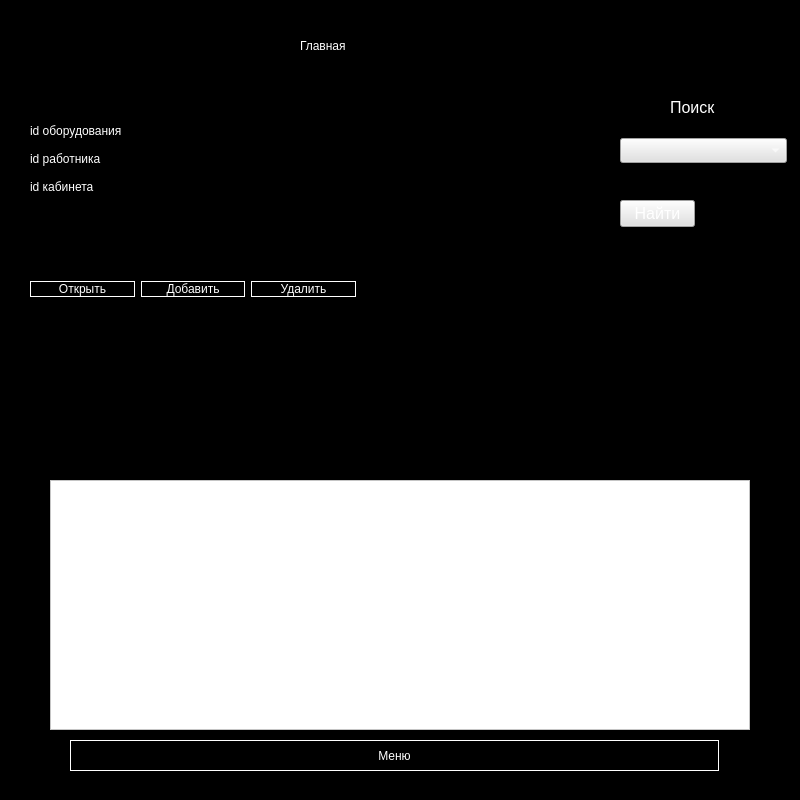
<?xml version="1.0" encoding="UTF-8"?>
<ui version="4.0">
 <class>Form</class>
 <widget class="QWidget" name="Form">
  <property name="geometry">
   <rect>
    <x>0</x>
    <y>0</y>
    <width>800</width>
    <height>800</height>
   </rect>
  </property>
  <property name="windowTitle">
   <string>Form</string>
  </property>
  <property name="styleSheet">
   <string notr="true">background-color: rgb(0, 0, 0);
color: rgb(255, 255, 255);</string>
  </property>
  <widget class="QLabel" name="label_3">
   <property name="geometry">
    <rect>
     <x>300</x>
     <y>10</y>
     <width>211</width>
     <height>71</height>
    </rect>
   </property>
   <property name="toolTip">
    <string>&lt;html&gt;&lt;head/&gt;&lt;body&gt;&lt;p align=&quot;center&quot;&gt;&lt;span style=&quot; font-size:22pt;&quot;&gt;Логин&lt;/span&gt;&lt;/p&gt;&lt;/body&gt;&lt;/html&gt;</string>
   </property>
   <property name="whatsThis">
    <string>&lt;html&gt;&lt;head/&gt;&lt;body&gt;&lt;p&gt;Логин&lt;/p&gt;&lt;/body&gt;&lt;/html&gt;</string>
   </property>
   <property name="styleSheet">
    <string notr="true">font: 40pt &quot;Arial&quot;;</string>
   </property>
   <property name="text">
    <string>Главная</string>
   </property>
   <property name="textFormat">
    <enum>Qt::AutoText</enum>
   </property>
  </widget>
  <widget class="QWidget" name="formLayoutWidget">
   <property name="geometry">
    <rect>
     <x>30</x>
     <y>120</y>
     <width>571</width>
     <height>141</height>
    </rect>
   </property>
   <layout class="QFormLayout" name="formLayout">
    <item row="0" column="0">
     <widget class="QLabel" name="label">
      <property name="toolTip">
       <string>&lt;html&gt;&lt;head/&gt;&lt;body&gt;&lt;p align=&quot;center&quot;&gt;&lt;span style=&quot; font-size:22pt;&quot;&gt;Логин&lt;/span&gt;&lt;/p&gt;&lt;/body&gt;&lt;/html&gt;</string>
      </property>
      <property name="whatsThis">
       <string>&lt;html&gt;&lt;head/&gt;&lt;body&gt;&lt;p&gt;Логин&lt;/p&gt;&lt;/body&gt;&lt;/html&gt;</string>
      </property>
      <property name="styleSheet">
       <string notr="true">font: 22pt &quot;Arial&quot;;</string>
      </property>
      <property name="text">
       <string>id оборудования</string>
      </property>
      <property name="textFormat">
       <enum>Qt::AutoText</enum>
      </property>
     </widget>
    </item>
    <item row="0" column="1">
     <widget class="QLineEdit" name="wrt1">
      <property name="styleSheet">
       <string notr="true">font: 20pt &quot;MS Shell Dlg 2&quot;;</string>
      </property>
     </widget>
    </item>
    <item row="1" column="0">
     <widget class="QLabel" name="label_2">
      <property name="toolTip">
       <string>&lt;html&gt;&lt;head/&gt;&lt;body&gt;&lt;p align=&quot;center&quot;&gt;&lt;span style=&quot; font-size:22pt;&quot;&gt;Логин&lt;/span&gt;&lt;/p&gt;&lt;/body&gt;&lt;/html&gt;</string>
      </property>
      <property name="whatsThis">
       <string>&lt;html&gt;&lt;head/&gt;&lt;body&gt;&lt;p&gt;Логин&lt;/p&gt;&lt;/body&gt;&lt;/html&gt;</string>
      </property>
      <property name="styleSheet">
       <string notr="true">font: 22pt &quot;Arial&quot;;</string>
      </property>
      <property name="text">
       <string>id работника</string>
      </property>
      <property name="textFormat">
       <enum>Qt::AutoText</enum>
      </property>
     </widget>
    </item>
    <item row="1" column="1">
     <widget class="QLineEdit" name="wrt2">
      <property name="styleSheet">
       <string notr="true">font: 20pt &quot;MS Shell Dlg 2&quot;;</string>
      </property>
     </widget>
    </item>
    <item row="2" column="0">
     <widget class="QLabel" name="label_4">
      <property name="toolTip">
       <string>&lt;html&gt;&lt;head/&gt;&lt;body&gt;&lt;p align=&quot;center&quot;&gt;&lt;span style=&quot; font-size:22pt;&quot;&gt;Логин&lt;/span&gt;&lt;/p&gt;&lt;/body&gt;&lt;/html&gt;</string>
      </property>
      <property name="whatsThis">
       <string>&lt;html&gt;&lt;head/&gt;&lt;body&gt;&lt;p&gt;Логин&lt;/p&gt;&lt;/body&gt;&lt;/html&gt;</string>
      </property>
      <property name="styleSheet">
       <string notr="true">font: 22pt &quot;Arial&quot;;</string>
      </property>
      <property name="text">
       <string>id кабинета</string>
      </property>
      <property name="textFormat">
       <enum>Qt::AutoText</enum>
      </property>
     </widget>
    </item>
    <item row="2" column="1">
     <widget class="QLineEdit" name="wrt3">
      <property name="styleSheet">
       <string notr="true">font: 20pt &quot;MS Shell Dlg 2&quot;;</string>
      </property>
     </widget>
    </item>
   </layout>
  </widget>
  <widget class="QLabel" name="label_9">
   <property name="geometry">
    <rect>
     <x>670</x>
     <y>98</y>
     <width>51</width>
     <height>19</height>
    </rect>
   </property>
   <property name="sizePolicy">
    <sizepolicy hsizetype="Preferred" vsizetype="Preferred">
     <horstretch>3</horstretch>
     <verstretch>2</verstretch>
    </sizepolicy>
   </property>
   <property name="font">
    <font>
     <pointsize>12</pointsize>
    </font>
   </property>
   <property name="styleSheet">
    <string notr="true"/>
   </property>
   <property name="text">
    <string>Поиск</string>
   </property>
  </widget>
  <widget class="QComboBox" name="cbColNames">
   <property name="geometry">
    <rect>
     <x>620</x>
     <y>138</y>
     <width>167</width>
     <height>25</height>
    </rect>
   </property>
   <property name="sizePolicy">
    <sizepolicy hsizetype="Preferred" vsizetype="Maximum">
     <horstretch>0</horstretch>
     <verstretch>0</verstretch>
    </sizepolicy>
   </property>
   <property name="font">
    <font>
     <pointsize>12</pointsize>
    </font>
   </property>
   <property name="styleSheet">
    <string notr="true">background-color: rgb(225, 225, 225);</string>
   </property>
  </widget>
  <widget class="QLineEdit" name="leFind">
   <property name="enabled">
    <bool>true</bool>
   </property>
   <property name="geometry">
    <rect>
     <x>620</x>
     <y>169</y>
     <width>167</width>
     <height>25</height>
    </rect>
   </property>
   <property name="sizePolicy">
    <sizepolicy hsizetype="Expanding" vsizetype="Maximum">
     <horstretch>0</horstretch>
     <verstretch>0</verstretch>
    </sizepolicy>
   </property>
   <property name="font">
    <font>
     <pointsize>12</pointsize>
    </font>
   </property>
   <property name="styleSheet">
    <string notr="true">color: rgb(225, 225, 225); </string>
   </property>
   <property name="text">
    <string/>
   </property>
  </widget>
  <widget class="QPushButton" name="pbFind">
   <property name="geometry">
    <rect>
     <x>620</x>
     <y>200</y>
     <width>75</width>
     <height>27</height>
    </rect>
   </property>
   <property name="font">
    <font>
     <pointsize>12</pointsize>
    </font>
   </property>
   <property name="styleSheet">
    <string notr="true">background-color: rgb(225, 225, 225);</string>
   </property>
   <property name="text">
    <string>Найти</string>
   </property>
  </widget>
  <widget class="QWidget" name="layoutWidget">
   <property name="geometry">
    <rect>
     <x>30</x>
     <y>270</y>
     <width>326</width>
     <height>39</height>
    </rect>
   </property>
   <layout class="QHBoxLayout" name="horizontalLayout">
    <item>
     <widget class="QPushButton" name="OpenButton">
      <property name="styleSheet">
       <string notr="true">font: 18pt &quot;MS Shell Dlg 2&quot;;
border: 1px solid rgb(255, 255, 255);</string>
      </property>
      <property name="text">
       <string>Открыть</string>
      </property>
     </widget>
    </item>
    <item>
     <widget class="QPushButton" name="InnerButton">
      <property name="styleSheet">
       <string notr="true">font: 18pt &quot;MS Shell Dlg 2&quot;;
border: 1px solid rgb(255, 255, 255);</string>
      </property>
      <property name="text">
       <string>Добавить</string>
      </property>
     </widget>
    </item>
    <item>
     <widget class="QPushButton" name="DeleteButton">
      <property name="styleSheet">
       <string notr="true">font: 18pt &quot;MS Shell Dlg 2&quot;;
border: 1px solid rgb(255, 255, 255);</string>
      </property>
      <property name="text">
       <string>Удалить</string>
      </property>
     </widget>
    </item>
   </layout>
  </widget>
  <widget class="QTableWidget" name="tableWidget">
   <property name="geometry">
    <rect>
     <x>50</x>
     <y>480</y>
     <width>700</width>
     <height>250</height>
    </rect>
   </property>
   <property name="styleSheet">
    <string notr="true">background-color: rgb(255, 255, 255);
color: rgb(0, 0, 0);
alternate-background-color: rgb(96, 96, 96);
selection-background-color: rgb(40, 40, 40);</string>
   </property>
  </widget>
  <widget class="QPushButton" name="hub">
   <property name="geometry">
    <rect>
     <x>70</x>
     <y>740</y>
     <width>649</width>
     <height>31</height>
    </rect>
   </property>
   <property name="styleSheet">
    <string notr="true">font: 18pt &quot;MS Shell Dlg 2&quot;;
border: 1px solid rgb(255, 255, 255);</string>
   </property>
   <property name="text">
    <string>Меню</string>
   </property>
  </widget>
 </widget>
 <resources/>
 <connections/>
</ui>
